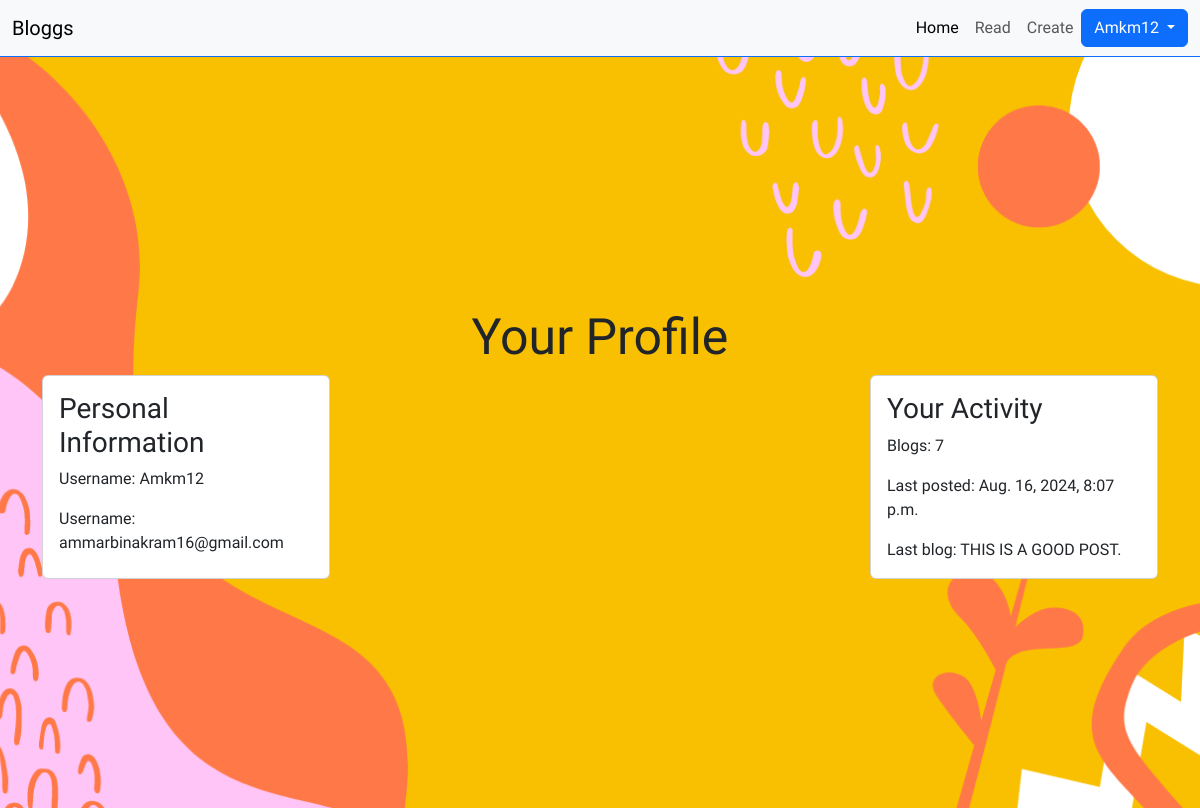
Page /blogs/profile/1/ on the earlier database version.
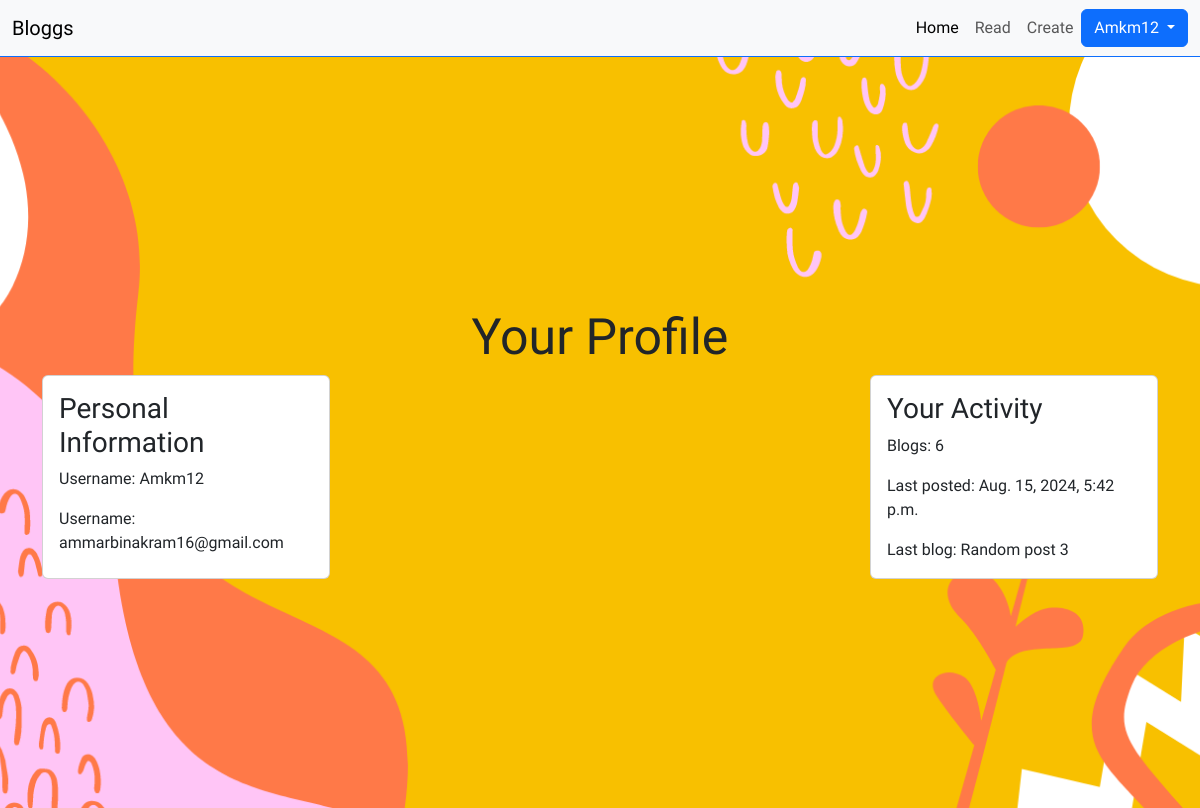
Same page on the later database version.
### blogs/models.py (models this page shows)
class Blog(models.Model):
    title = models.CharField(max_length=200)
    content = models.TextField()
    created_at = models.DateTimeField()
    user = models.ForeignKey(User, on_delete=models.CASCADE)

### blogs/views.py (the view)
# urls.py: path('profile/<int:user_id>/', views.view_profile, name='profile'),
def view_profile(request, user_id):
    user = User.objects.get(pk=user_id)
    blogs = Blog.objects.filter(user=user_id)
    likes = Likes.objects.filter(user_id=user_id, blog__in=blogs)
    total_likes = likes.count()
    latest_blog = blogs[0]
    for blog in blogs:
        if blog.created_at > latest_blog.created_at:
            latest_blog = blog
    context = {'user': user, 'blogs': blogs, 'latest_blog': latest_blog, 'total_likes': total_likes}
    return render(request, 'blogs/profile.html', context)

### Blog/templates/blogs/profile.html (shortened to what this page needs)
{% extends '../base.html' %}
{% load static %}
{% block content %}
<div class="main-profile container-fluid d-flex flex-column justify-content-center align-items-center mt-5">
    <h1 class="main-h1">Your Profile</h1>
    <div class="container d-flex flex-row justify-content-between">
        <div class="card" style="width: 18rem;">
            <div class="card-body">
              <h3 class="card-title">Personal Information</h3>
              <p class="card-text">Username: {{user.username}}</p>
              <p class="card-text">Username: {{user.email}}</p>
            </div>
        </div>
        <div class="card" style="width: 18rem;">
            <div class="card-body">
              <h3 class="card-title">Your Activity</h3>
              <p class="card-text">Blogs: {{ blogs|length }}</p>
              <p class="card-text">Last posted: {{ latest_blog.created_at }}</p>
              <p class="card-text">Last blog: {{ latest_blog.title }}</p>
            </div>
        </div>
    </div>
</div>
{% endblock %}

Differences in the rows shown:
removed Blog: created_at "Aug. 16, 2024, 8:07 p.m.", title "THIS IS A GOOD POST."
now on this page (row unchanged): Blog: created_at "Aug. 15, 2024, 5:42 p.m.", title "Random post 3"
Other differences:
{{ blogs|length }}: "7" → "6"
